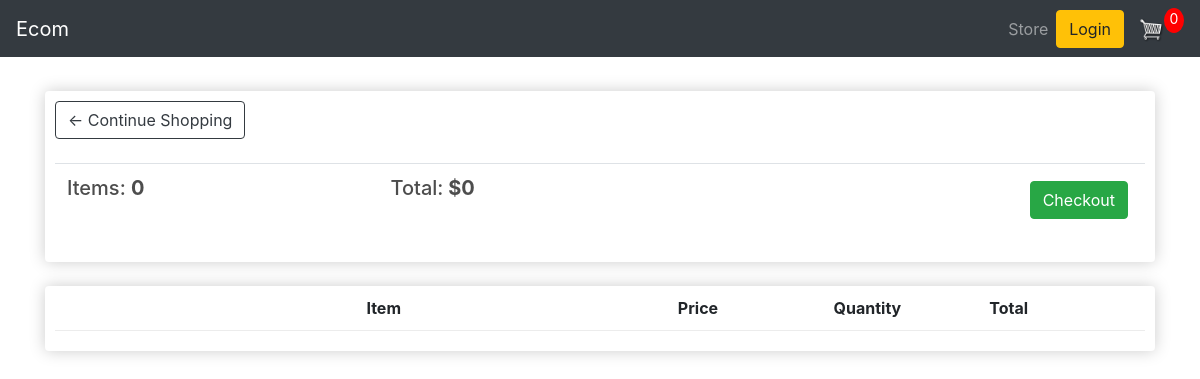
The app's page /cart/ (signed in), older data.
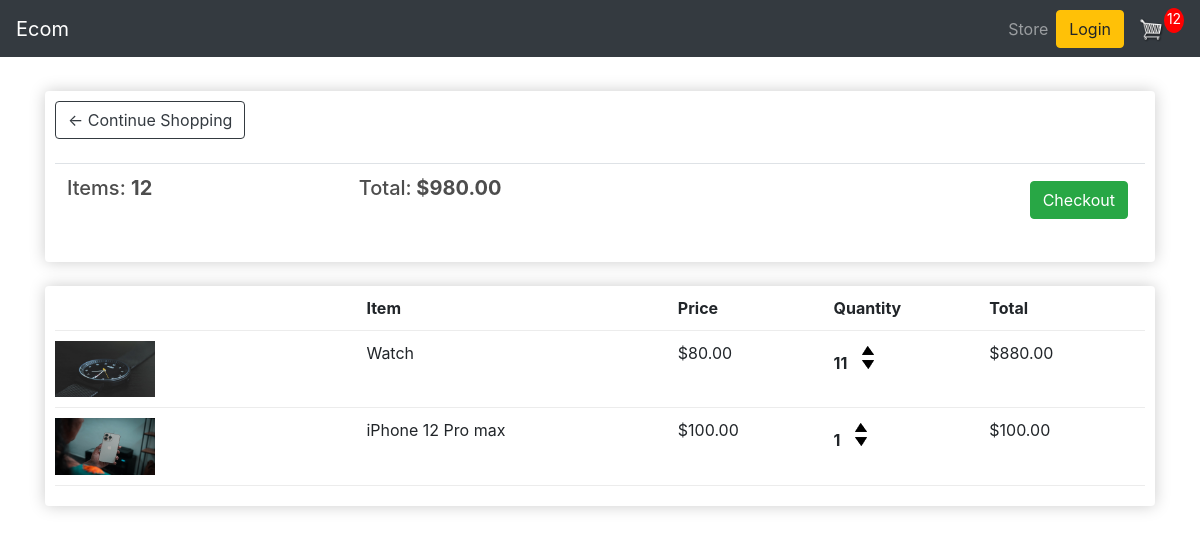
The same page, newer data.
### store/models.py (models this page shows, shortened)
class Order(models.Model):
    customer = models.ForeignKey(Customer,on_delete=models.SET_NULL,null=True,blank=True)
    date_ordered = models.DateTimeField(auto_now_add=True)
    complete = models.BooleanField(default=False,null=True,blank=True)
    transaction_id = models.CharField(max_length=200,null=True)
    @property
    def get_cart_total(self):
        orderitems = self.orderitem_set.all()
        total = sum([item.get_total for item in orderitems])
        return total
    @property
    def get_cart_item(self):
        orderitems = self.orderitem_set.all()
        total = sum([item.quantity for item in orderitems])
        return total

class OrderItem(models.Model):
    product = models.ForeignKey(Product,on_delete=models.SET_NULL,null=True,blank=True)
    order = models.ForeignKey(Order,on_delete=models.SET_NULL,null=True,blank=True)
    quantity = models.IntegerField(default=0,null=True,blank=True)
    date_added = models.DateTimeField(auto_now_add=True)
    @property
    def get_total(self):
        total = self.product.price * self.quantity
        return total

class Product(models.Model):
    name = models.CharField(max_length=200,null=True)
    price = models.DecimalField(max_digits=7, decimal_places=2)
    digital = models.BooleanField(default=False,null=True,blank=True)
    image = models.ImageField(null=True,blank=True)
    @property
    def imageURL(self):
        try:
            url = self.image.url
        except:
            url = ''
        return url

### store/views.py (the view)
# urls.py: path('cart/', views.cart, name='cart'),
def cart(request):
    data = cartData(request)
    items = data['items']
    order = data['order']
    cartItems = data['cartItems']
    context = {'items': items, 'order': order, 'cartItems': cartItems}
    return render(request, 'store/cart.html', context)

### store/utils.py (called while the page is built)
def cartData(request):
    if request.user.is_authenticated:
        customer = request.user.customer
        order, created = Order.objects.get_or_create(customer=customer, complete=False)
        items = order.orderitem_set.all()
        cartItems = order.get_cart_item
    else:
        cookieData = cookieCart(request)
        items = cookieData['items']
        order = cookieData['order']
        cartItems = cookieData['cartItems']
    return {'cartItems': cartItems, 'order': order, 'items': items}

### store/templates/store/cart.html
{% extends "store/main.html" %}
{% load static %}
{% block content %}
<div class="row">
    <div class="col-lg-12">
        <div class="box-element">
            <a class="btn btn-outline-dark" href="{% url 'store' %}">&#x2190; Continue Shopping</a>
            <br>
            <br>
            <table class="table">
                <tr>
                    <th>
                        <h5>Items: <strong>{{order.get_cart_item}}</strong></h5>
                    </th>
                    <th>
                        <h5>Total:<strong> ${{order.get_cart_total}}</strong></h5>
                    </th>
                    <th>
                        <a style="float:right; margin:5px;" class="btn btn-success"
                            href="{% url 'checkout' %}">Checkout</a>
                    </th>
                </tr>
            </table>
        </div>
        <br>
        <div class="box-element">
            <div class="cart-row">
                <div style="flex:2"></div>
                <div style="flex:2"><strong>Item</strong></div>
                <div style="flex:1"><strong>Price</strong></div>
                <div style="flex:1"><strong>Quantity</strong></div>
                <div style="flex:1"><strong>Total</strong></div>
            </div>
            {% for item in items %}
            <div class="cart-row">
                <div style="flex:2"><img class="row-image" src="{{item.product.imageURL}}"></div>
                <div style="flex:2">
                    <p>{{item.product.name}}</p>
                </div>
                <div style="flex:1">
                    <p>${{item.product.price|floatformat:2}}</p>
                </div>
                <div style="flex:1">
                    <p class="quantity">{{item.quantity}}</p>
                    <div class="quantity">
                        <img data-product="{{item.product.id}}" data-action="add" class="chg-quantity update-cart"
                            src="{% static  'images/arrow-up.png' %}">
                        <img data-product="{{item.product.id}}" data-action="remove" class="chg-quantity update-cart"
                            src="{% static  'images/arrow-down.png' %}">
                    </div>
                </div>
                <div style="flex:1">
                    <p>${{item.get_total}}</p>
                </div>
            </div>
            {% endfor %}
        </div>
    </div>
</div>
{% endblock content %}

Row changes from the older to the newer data that the page shows:
computed for Order: get_cart_item "0" → "12"; get_cart_total "0" → "980.00"
added OrderItem: product.imageURL (picture), product.name "Watch", product.price "80.00", quantity "11", get_total "880.00"
added OrderItem: product.imageURL (picture), product.name "iPhone 12 Pro max", product.price "100.00", quantity "1", get_total "100.00"
Text that changed along with them:
{{ cartItems }}: "0" → "12"
